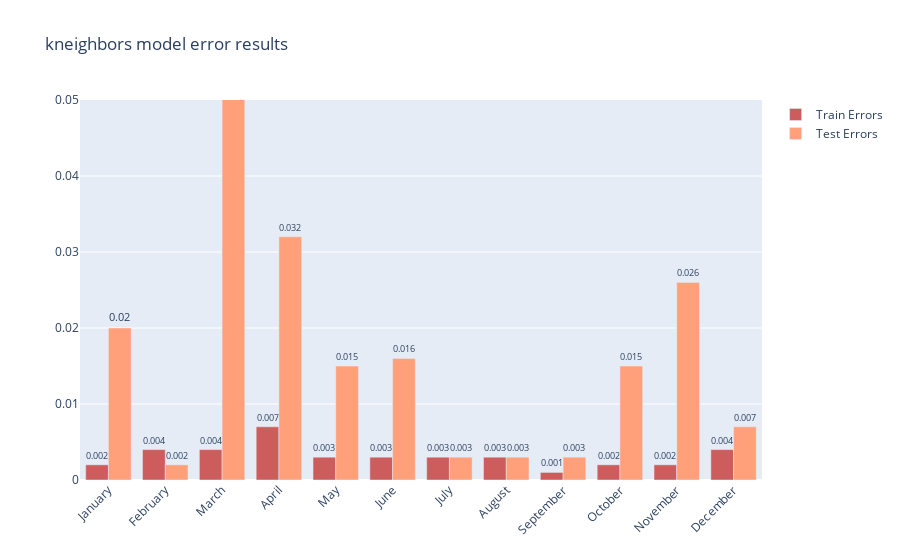

The notebook cell this image was saved under:
### Code cell
plot_resulst(train_errors,test_errors,"kneighbors")

### Figure 1 — Plotly figure (JSON) as saved in the notebook; plotly's stock layout.template omitted (floating-point values rounded to 4 significant figures)
{"data": [{"marker": {"color": "indianred"}, "name": "Train Errors", "text": [0.002, 0.004, 0.004, 0.007, 0.003, 0.003, 0.003, 0.003, 0.001, 0.002, 0.002, 0.004], "textposition": "outside", "type": "bar", "x": ["January", "February", "March", "April", "May", "June", "July", "August", "September", "October", "November", "December"], "y": [0.002, 0.004, 0.004, 0.007, 0.003, 0.003, 0.003, 0.003, 0.001, 0.002, 0.002, 0.004]}, {"marker": {"color": "lightsalmon"}, "name": "Test Errors", "text": [0.02, 0.002, 0.106, 0.032, 0.015, 0.016, 0.003, 0.003, 0.003, 0.015, 0.026, 0.007], "textposition": "outside", "type": "bar", "x": ["January", "February", "March", "April", "May", "June", "July", "August", "September", "October", "November", "December"], "y": [0.02, 0.002, 0.106, 0.032, 0.015, 0.016, 0.003, 0.003, 0.003, 0.015, 0.026, 0.007]}], "layout": {"barmode": "group", "title": {"text": "kneighbors model error results"}, "xaxis": {"tickangle": -45}, "yaxis": {"range": [0, 0.05]}}}
